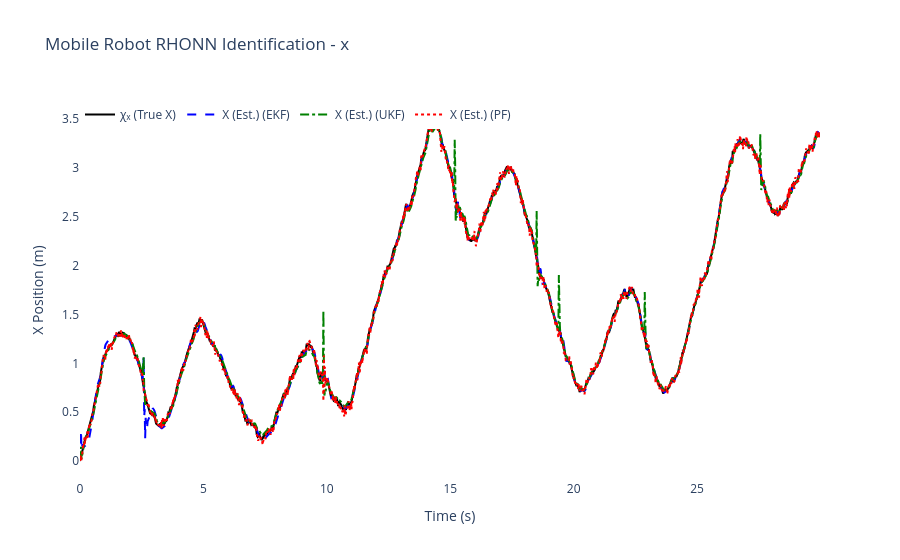
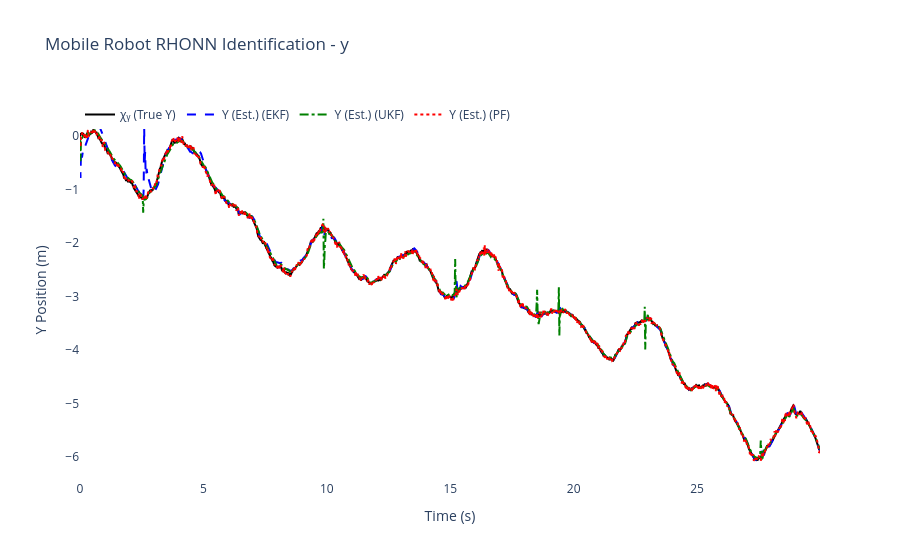
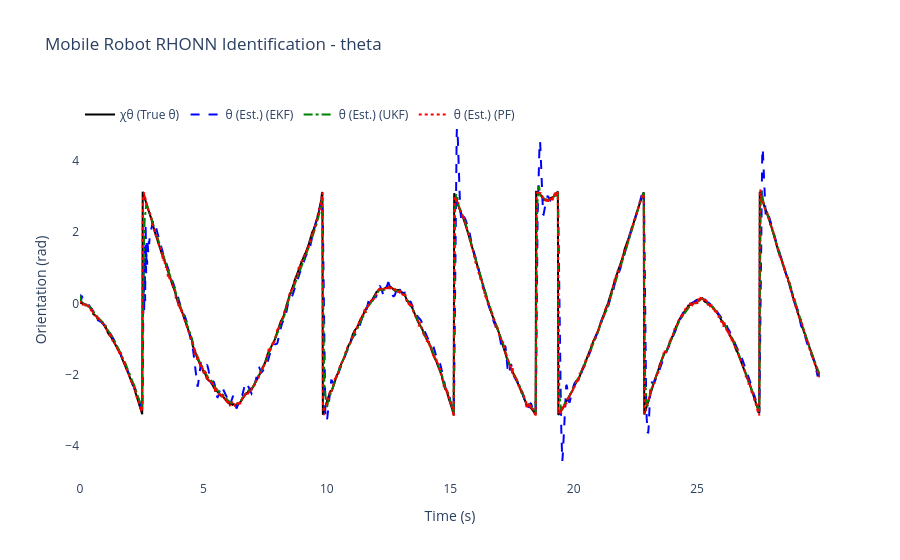
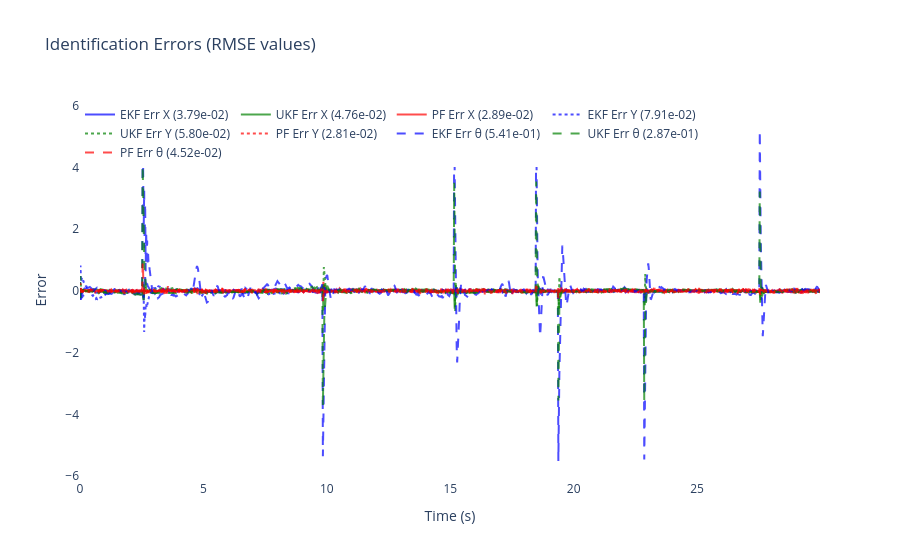

Notebook cell for these charts, in order:
### Code cell
# ============================================================
# 6) Results & plots for Differential Drive Mobile Robot
# ============================================================

# compute RMSE per state and per filter
rmse_x_ekf = np.sqrt(np.mean((x_true[:, 0] - x_hat_ekf[:, 0])**2))
rmse_y_ekf = np.sqrt(np.mean((x_true[:, 1] - x_hat_ekf[:, 1])**2))
rmse_theta_ekf = np.sqrt(np.mean((x_true[:, 2] - x_hat_ekf[:, 2])**2))

rmse_x_ukf = np.sqrt(np.mean((x_true[:, 0] - x_hat_ukf[:, 0])**2))
rmse_y_ukf = np.sqrt(np.mean((x_true[:, 1] - x_hat_ukf[:, 1])**2))
rmse_theta_ukf = np.sqrt(np.mean((x_true[:, 2] - x_hat_ukf[:, 2])**2))

rmse_x_pf = np.sqrt(np.mean((x_true[:, 0] - x_hat_pf[:, 0])**2))
rmse_y_pf = np.sqrt(np.mean((x_true[:, 1] - x_hat_pf[:, 1])**2))
rmse_theta_pf = np.sqrt(np.mean((x_true[:, 2] - x_hat_pf[:, 2])**2))

# total RMSE (combined across states)
rmse_total_ekf = np.sqrt(rmse_x_ekf**2 + rmse_y_ekf**2 + rmse_theta_ekf**2)
rmse_total_ukf = np.sqrt(rmse_x_ukf**2 + rmse_y_ukf**2 + rmse_theta_ukf**2)
rmse_total_pf = np.sqrt(rmse_x_pf**2 + rmse_y_pf**2 + rmse_theta_pf**2)
rmse_totals = {'EKF': rmse_total_ekf, 'UKF': rmse_total_ukf, 'PF': rmse_total_pf}
best_filter = min(rmse_totals, key=rmse_totals.get)


print("🎯" + "="*65)
print(f"🏆 MEJOR FILTRO: {best_filter} (RMSE total: {rmse_totals[best_filter]:.6f})")
print(f"🎲 SEMILLA USADA: {RANDOM_SEED}")
print("="*67)


print(f"\nFinal EKF-RHONN Weights:")
for i in range(3):
    state_names = ['x', 'y', 'theta']
    print(f"  Neuron {i+1} ({state_names[i]}): {ekf_trainer.weights[i]}")

print(f"\nFinal UKF-RHONN Weights:")
for i in range(3):
    state_names = ['x', 'y', 'theta']
    print(f"  Neuron {i+1} ({state_names[i]}): {ukf_trainer.weights[i]}")

print(f"\nFinal PF-RHONN Weight Estimates:")
pf_estimates = pf_trainer.get_estimate()
for i in range(3):
    state_names = ['x', 'y', 'theta']
    print(f"  Neuron {i+1} ({state_names[i]}): {pf_estimates[i]}")

print("\n--- Performance Comparison (RMSE) ---")
print(f"EKF RMSE x:     {rmse_x_ekf:.6f}")
print(f"EKF RMSE y:     {rmse_y_ekf:.6f}")
print(f"EKF RMSE theta: {rmse_theta_ekf:.6f}")
print(f"UKF RMSE x:     {rmse_x_ukf:.6f}")
print(f"UKF RMSE y:     {rmse_y_ukf:.6f}")
print(f"UKF RMSE theta: {rmse_theta_ukf:.6f}")
print(f"PF  RMSE x:     {rmse_x_pf:.6f}")
print(f"PF  RMSE y:     {rmse_y_pf:.6f}")
print(f"PF  RMSE theta: {rmse_theta_pf:.6f}")

states_info = [
    {'idx': 0, 'var': 'x', 'desc': 'X Position', 'y_label': 'X Position (m)', 'chi': 'χₓ (True X)', 'x': 'X (Est.)'},
    {'idx': 1, 'var': 'y', 'desc': 'Y Position', 'y_label': 'Y Position (m)', 'chi': 'χᵧ (True Y)', 'x': 'Y (Est.)'},
    {'idx': 2, 'var': 'theta', 'desc': 'Orientation', 'y_label': 'Orientation (rad)', 'chi': 'χθ (True θ)', 'x': 'θ (Est.)'}
]

for state_info in states_info:
    i = state_info['idx']
    trace_plant = go.Scatter(x=t_history, y=x_true[:, i], mode='lines', name=state_info['chi'], line=dict(color='black', width=2))
    trace_ekf = go.Scatter(x=t_history, y=x_hat_ekf[:, i], mode='lines', name=f"{state_info['x']} (EKF)", line=dict(dash='dash', color='blue'))
    trace_ukf = go.Scatter(x=t_history, y=x_hat_ukf[:, i], mode='lines', name=f"{state_info['x']} (UKF)", line=dict(dash='dashdot', color='green'))
    trace_pf = go.Scatter(x=t_history, y=x_hat_pf[:, i], mode='lines', name=f"{state_info['x']} (PF)", line=dict(dash='dot', color='red'))
    fig = go.Figure([trace_plant, trace_ekf, trace_ukf, trace_pf])
    fig.update_layout(title=f'Mobile Robot RHONN Identification - {state_info["var"]}', xaxis_title='Time (s)', yaxis_title=state_info['y_label'], legend=dict(x=0, y=1, orientation='h'), font=dict(size=12), plot_bgcolor='white', paper_bgcolor='white')
    fig.show()

error_x_ekf = x_true[:, 0] - x_hat_ekf[:, 0]
error_y_ekf = x_true[:, 1] - x_hat_ekf[:, 1]
error_theta_ekf = x_true[:, 2] - x_hat_ekf[:, 2]
error_x_ukf = x_true[:, 0] - x_hat_ukf[:, 0]
error_y_ukf = x_true[:, 1] - x_hat_ukf[:, 1]
error_theta_ukf = x_true[:, 2] - x_hat_ukf[:, 2]
error_x_pf = x_true[:, 0] - x_hat_pf[:, 0]
error_y_pf = x_true[:, 1] - x_hat_pf[:, 1]
error_theta_pf = x_true[:, 2] - x_hat_pf[:, 2]

fig2 = go.Figure()
fig2.add_trace(go.Scatter(x=t_history, y=error_x_ekf, mode='lines', name=f'EKF Err X ({rmse_x_ekf:.2e})', opacity=0.7, line=dict(color='blue')))
fig2.add_trace(go.Scatter(x=t_history, y=error_x_ukf, mode='lines', name=f'UKF Err X ({rmse_x_ukf:.2e})', opacity=0.7, line=dict(color='green')))
fig2.add_trace(go.Scatter(x=t_history, y=error_x_pf, mode='lines', name=f'PF Err X ({rmse_x_pf:.2e})', opacity=0.7, line=dict(color='red')))
fig2.add_trace(go.Scatter(x=t_history, y=error_y_ekf, mode='lines', name=f'EKF Err Y ({rmse_y_ekf:.2e})', opacity=0.7, line=dict(color='blue', dash='dot')))
fig2.add_trace(go.Scatter(x=t_history, y=error_y_ukf, mode='lines', name=f'UKF Err Y ({rmse_y_ukf:.2e})', opacity=0.7, line=dict(color='green', dash='dot')))
fig2.add_trace(go.Scatter(x=t_history, y=error_y_pf, mode='lines', name=f'PF Err Y ({rmse_y_pf:.2e})', opacity=0.7, line=dict(color='red', dash='dot')))
fig2.add_trace(go.Scatter(x=t_history, y=error_theta_ekf, mode='lines', name=f'EKF Err θ ({rmse_theta_ekf:.2e})', opacity=0.7, line=dict(color='blue', dash='dash')))
fig2.add_trace(go.Scatter(x=t_history, y=error_theta_ukf, mode='lines', name=f'UKF Err θ ({rmse_theta_ukf:.2e})', opacity=0.7, line=dict(color='green', dash='dash')))
fig2.add_trace(go.Scatter(x=t_history, y=error_theta_pf, mode='lines', name=f'PF Err θ ({rmse_theta_pf:.2e})', opacity=0.7, line=dict(color='red', dash='dash')))
fig2.update_layout(title='Identification Errors (RMSE values)', xaxis_title='Time (s)', yaxis_title='Error', legend=dict(x=0, y=1, orientation='h'), font=dict(size=12), plot_bgcolor='white', paper_bgcolor='white')
fig2.show()

# 2D Trajectory plot
fig_trajectory = go.Figure()
fig_trajectory.add_trace(go.Scatter(x=x_true[:, 0], y=x_true[:, 1], mode='lines', name='True', line=dict(color='black', width=3)))
fig_trajectory.add_trace(go.Scatter(x=x_hat_ekf[:, 0], y=x_hat_ekf[:, 1], mode='lines', name='EKF', line=dict(color='blue', width=2, dash='dash')))
fig_trajectory.add_trace(go.Scatter(x=x_hat_ukf[:, 0], y=x_hat_ukf[:, 1], mode='lines', name='UKF', line=dict(color='green', width=2, dash='dashdot')))
fig_trajectory.add_trace(go.Scatter(x=x_hat_pf[:, 0], y=x_hat_pf[:, 1], mode='lines', name='PF', line=dict(color='red', width=2, dash='dot')))
fig_trajectory.add_trace(go.Scatter(x=[x_true[0, 0]], y=[x_true[0, 1]], mode='markers', name='Start', marker=dict(color='green', size=10, symbol='star')))
fig_trajectory.add_trace(go.Scatter(x=[x_true[-1, 0]], y=[x_true[-1, 1]], mode='markers', name='End', marker=dict(color='red', size=10, symbol='square')))
fig_trajectory.update_layout(title='Trajectory Comparison (Optimized Params)', xaxis_title='X (m)', yaxis_title='Y (m)', font=dict(size=12), plot_bgcolor='white', paper_bgcolor='white', showlegend=True)
fig_trajectory.show()


# === RESUMEN DE RENDIMIENTO CON SEMILLA ===
print("\n📊 RMSE Desglosado por Filtro:")
print(f"   EKF: {rmse_total_ekf:.6f}  |  UKF: {rmse_total_ukf:.6f}  |  PF: {rmse_total_pf:.6f}")
print(f"\n💡 Para reproducir estos resultados:")
print(f"   Principal: RANDOM_SEED = {RANDOM_SEED}")
print(f"   DE Optim.: DE_SEED = {(RANDOM_SEED + 12345) % 100000}")
print(f"   (Cambia línea 8 en celda 4 para usar semilla principal)")

# --- Parameter summary ---
print("\n--- Optimized Parameter Summary ---")
print(f"EKF params: Q={ekf_trainer.Q[0][0,0]:.3e} R={ekf_trainer.R[0][0]:.3e} P0~{ekf_trainer.P[0][0,0]:.3e} eta={ekf_trainer.eta:.3f}")
print(f"UKF params: alpha={ukf_trainer.alpha:.3e} eta={ukf_trainer.eta:.3f} Qdiag={ukf_trainer.Q[0][0,0]:.3e} R={ukf_trainer.R[0][0]:.3e}")
print(f"PF params: Q_std={pf_trainer.Q_std} R_std={pf_trainer.R_std} ESS_th={pf_trainer.ess_threshold:.1f} n_particles={pf_trainer.n_particles}")

print("\nOptimization + simulation complete.")

### Figure 1 — Plotly figure (JSON) as saved in the notebook; plotly's stock layout.template omitted (floating-point values rounded to 4 significant figures; data arrays with more than 128 entries replaced by an {"elided": "..."} marker saying what was removed)
{"data": [{"line": {"color": "black", "width": 2}, "mode": "lines", "name": "χₓ (True X)", "type": "scatter", "x": {"elided": "1500 float values"}, "y": {"elided": "1500 float values"}}, {"line": {"color": "blue", "dash": "dash"}, "mode": "lines", "name": "X (Est.) (EKF)", "type": "scatter", "x": {"elided": "1500 float values"}, "y": {"elided": "1500 float values"}}, {"line": {"color": "green", "dash": "dashdot"}, "mode": "lines", "name": "X (Est.) (UKF)", "type": "scatter", "x": {"elided": "1500 float values"}, "y": {"elided": "1500 float values"}}, {"line": {"color": "red", "dash": "dot"}, "mode": "lines", "name": "X (Est.) (PF)", "type": "scatter", "x": {"elided": "1500 float values"}, "y": {"elided": "1500 float values"}}], "layout": {"font": {"size": 12}, "legend": {"orientation": "h", "x": 0, "y": 1}, "paper_bgcolor": "white", "plot_bgcolor": "white", "title": {"text": "Mobile Robot RHONN Identification - x"}, "xaxis": {"title": {"text": "Time (s)"}}, "yaxis": {"title": {"text": "X Position (m)"}}}}

### Figure 2 — Plotly figure (JSON) as saved in the notebook; plotly's stock layout.template omitted (floating-point values rounded to 4 significant figures; data arrays with more than 128 entries replaced by an {"elided": "..."} marker saying what was removed)
{"data": [{"line": {"color": "black", "width": 2}, "mode": "lines", "name": "χᵧ (True Y)", "type": "scatter", "x": {"elided": "1500 float values"}, "y": {"elided": "1500 float values"}}, {"line": {"color": "blue", "dash": "dash"}, "mode": "lines", "name": "Y (Est.) (EKF)", "type": "scatter", "x": {"elided": "1500 float values"}, "y": {"elided": "1500 float values"}}, {"line": {"color": "green", "dash": "dashdot"}, "mode": "lines", "name": "Y (Est.) (UKF)", "type": "scatter", "x": {"elided": "1500 float values"}, "y": {"elided": "1500 float values"}}, {"line": {"color": "red", "dash": "dot"}, "mode": "lines", "name": "Y (Est.) (PF)", "type": "scatter", "x": {"elided": "1500 float values"}, "y": {"elided": "1500 float values"}}], "layout": {"font": {"size": 12}, "legend": {"orientation": "h", "x": 0, "y": 1}, "paper_bgcolor": "white", "plot_bgcolor": "white", "title": {"text": "Mobile Robot RHONN Identification - y"}, "xaxis": {"title": {"text": "Time (s)"}}, "yaxis": {"title": {"text": "Y Position (m)"}}}}

### Figure 3 — Plotly figure (JSON) as saved in the notebook; plotly's stock layout.template omitted (floating-point values rounded to 4 significant figures; data arrays with more than 128 entries replaced by an {"elided": "..."} marker saying what was removed)
{"data": [{"line": {"color": "black", "width": 2}, "mode": "lines", "name": "χθ (True θ)", "type": "scatter", "x": {"elided": "1500 float values"}, "y": {"elided": "1500 float values"}}, {"line": {"color": "blue", "dash": "dash"}, "mode": "lines", "name": "θ (Est.) (EKF)", "type": "scatter", "x": {"elided": "1500 float values"}, "y": {"elided": "1500 float values"}}, {"line": {"color": "green", "dash": "dashdot"}, "mode": "lines", "name": "θ (Est.) (UKF)", "type": "scatter", "x": {"elided": "1500 float values"}, "y": {"elided": "1500 float values"}}, {"line": {"color": "red", "dash": "dot"}, "mode": "lines", "name": "θ (Est.) (PF)", "type": "scatter", "x": {"elided": "1500 float values"}, "y": {"elided": "1500 float values"}}], "layout": {"font": {"size": 12}, "legend": {"orientation": "h", "x": 0, "y": 1}, "paper_bgcolor": "white", "plot_bgcolor": "white", "title": {"text": "Mobile Robot RHONN Identification - theta"}, "xaxis": {"title": {"text": "Time (s)"}}, "yaxis": {"title": {"text": "Orientation (rad)"}}}}

### Figure 4 — Plotly figure (JSON) as saved in the notebook; plotly's stock layout.template omitted (floating-point values rounded to 4 significant figures; data arrays with more than 128 entries replaced by an {"elided": "..."} marker saying what was removed)
{"data": [{"line": {"color": "blue"}, "mode": "lines", "name": "EKF Err X (3.79e-02)", "opacity": 0.7, "type": "scatter", "x": {"elided": "1500 float values"}, "y": {"elided": "1500 float values"}}, {"line": {"color": "green"}, "mode": "lines", "name": "UKF Err X (4.76e-02)", "opacity": 0.7, "type": "scatter", "x": {"elided": "1500 float values"}, "y": {"elided": "1500 float values"}}, {"line": {"color": "red"}, "mode": "lines", "name": "PF Err X (2.89e-02)", "opacity": 0.7, "type": "scatter", "x": {"elided": "1500 float values"}, "y": {"elided": "1500 float values"}}, {"line": {"color": "blue", "dash": "dot"}, "mode": "lines", "name": "EKF Err Y (7.91e-02)", "opacity": 0.7, "type": "scatter", "x": {"elided": "1500 float values"}, "y": {"elided": "1500 float values"}}, {"line": {"color": "green", "dash": "dot"}, "mode": "lines", "name": "UKF Err Y (5.80e-02)", "opacity": 0.7, "type": "scatter", "x": {"elided": "1500 float values"}, "y": {"elided": "1500 float values"}}, {"line": {"color": "red", "dash": "dot"}, "mode": "lines", "name": "PF Err Y (2.81e-02)", "opacity": 0.7, "type": "scatter", "x": {"elided": "1500 float values"}, "y": {"elided": "1500 float values"}}, {"line": {"color": "blue", "dash": "dash"}, "mode": "lines", "name": "EKF Err θ (5.41e-01)", "opacity": 0.7, "type": "scatter", "x": {"elided": "1500 float values"}, "y": {"elided": "1500 float values"}}, {"line": {"color": "green", "dash": "dash"}, "mode": "lines", "name": "UKF Err θ (2.87e-01)", "opacity": 0.7, "type": "scatter", "x": {"elided": "1500 float values"}, "y": {"elided": "1500 float values"}}, {"line": {"color": "red", "dash": "dash"}, "mode": "lines", "name": "PF Err θ (4.52e-02)", "opacity": 0.7, "type": "scatter", "x": {"elided": "1500 float values"}, "y": {"elided": "1500 float values"}}], "layout": {"font": {"size": 12}, "legend": {"orientation": "h", "x": 0, "y": 1}, "paper_bgcolor": "white", "plot_bgcolor": "white", "title": {"text": "Identification Errors (RMSE values)"}, "xaxis": {"title": {"text": "Time (s)"}}, "yaxis": {"title": {"text": "Error"}}}}
